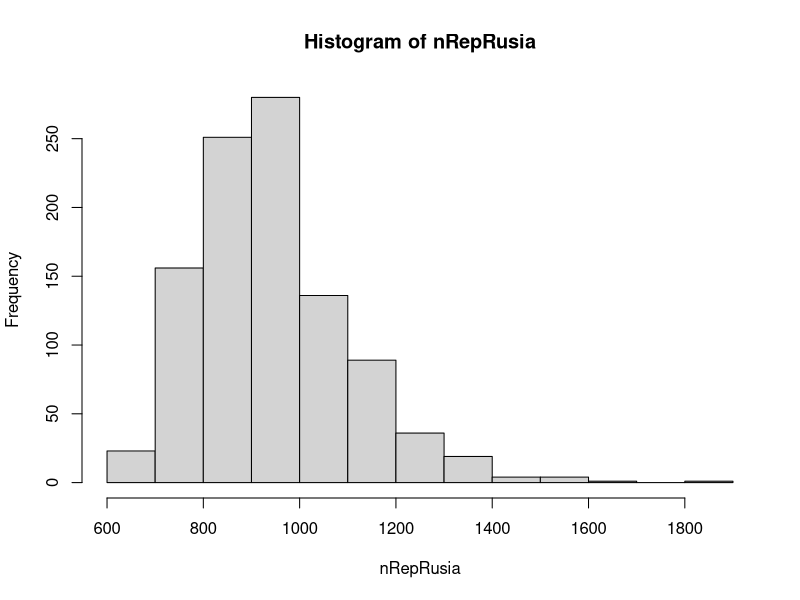
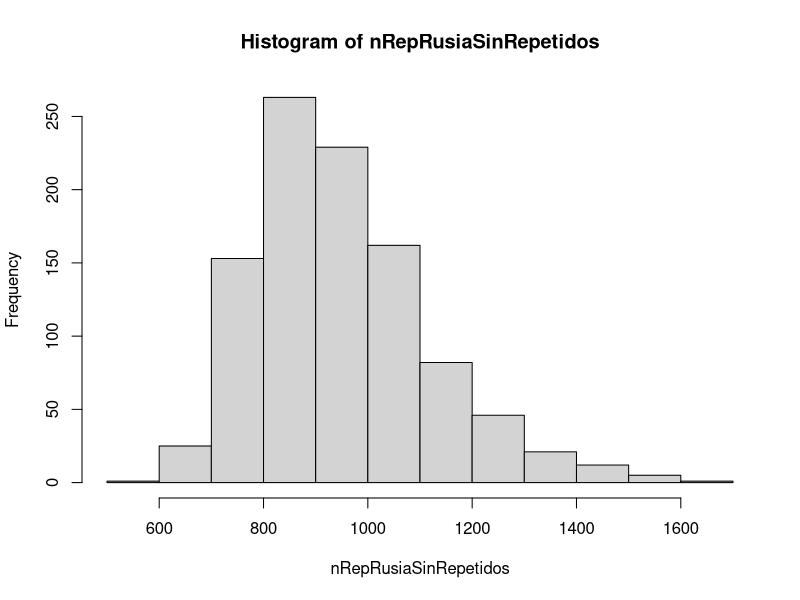

R code for these plots, in order:
### Definir las siguientes funciones


#ejercicio 1
album = c(FALSE, FALSE, FALSE, FALSE, FALSE, FALSE) # es un ejemplo de un album de tam_album = 6 que tiene pegadas las figuritas 3 y 4
x1 <- sample(6,1)
album[x1] <- TRUE 
print(album)
print(x1)

## Esta completo album?
#ejercicio2
album_lleno = function(album){
  r <- TRUE
  for (i in 1:length(album)) {
    r = r && album[i]
  }
  return(r)
}
#ejercicio 3
generar_sobre = function(tam_album, tam_sobre,repetidos=FALSE){
  sobre <- sample(tam_album,tam_sobre,replace=repetidos)
  return(sobre)
}

#ejercicio 4
pegar_sobre = function(album,  sobre){
  for (i in sobre) {
    album[i] = TRUE
  }
  return(album)
}

#ejercicio 5
cuantas_figuritas = function(tam_album, tam_sobre,repetidos=FALSE){
  estaCompleto <- FALSE
  album1 <- rep(FALSE,tam_album)
  contAlbum <- 0
  
  while(!estaCompleto){
    sobre = generar_sobre(tam_album, tam_sobre)
    album1 <- pegar_sobre(album1,sobre)
    contAlbum <-contAlbum +1
    estaCompleto <- album_lleno(album1)
  }
  return(contAlbum)
}

#ej 6
print(cuantas_figuritas(6,1))
print(cuantas_figuritas(6,1))
print(cuantas_figuritas(6,1))

#ej 7
#tam rusia 670
#genero la muestra
tam_rusia <- 670
tam_sobreRusia <- 5
tam_muestra <-1000
nRepRusia <- c(1:tam_muestra)
for (i in 1:tam_muestra) {
  nRepRusia[i] = cuantas_figuritas(tam_rusia,tam_sobreRusia)
}
#print(nRepRusia)

probSobres = function(nRepRusia,limite,tam_muestra){
  valorProb <- 0
  for (i in nRepRusia) {
    if (i <= limite){
      valorProb = valorProb + 1
    }
  }
  x <-valorProb/tam_muestra
  return(x)
}


#- La cantidad de sobres que hacen falta comprar para completar el album con probabilidad mayor o igual a 0.9.
sobres_necesarios = function(nRepRusia,tam_muestra,cantSobresInicial){
  proba<-0
  cantSobres<-cantSobresInicial
  while(proba<0.9){
    proba <- probSobres(nRepRusia,cantSobres,tam_muestra)
    cantSobres<-cantSobres+10
  }
  return(cantSobres)
}

#- El valor esperado de la cantidad de sobres necesarios para completar el ´album del mundial de Rusia.
esperanza = function(nRepRusia,tam_muestra,min,max){
  esperanza <-0
  for(i in min:max){
    probmenos1 <-probSobres(nRepRusia,i-1,tam_muestra)
    prob <-probSobres(nRepRusia,i,tam_muestra)-probmenos1
    esperanza <- esperanza + i*prob
  }
  return(esperanza)
}

#itero y obtengo la probabilidad que necesite 1 sobre por 1, mas la que necesite 2, etc.
#- El desvio estandar de la cantidad de sobres necesarios para completar el ´album.
desvio = function(nRepRusia,tam_muestra){
  minimo<-min(nRepRusia)
  maximo<-max(nRepRusia)
  esp <- esperanza(nRepRusia,tam_muestra,minimo,maximo)
  esperanza2 <-0
  for(i in minimo:maximo){
    probmenos1<-probSobres(nRepRusia,i-1,tam_muestra)
    prob <-probSobres(nRepRusia,i,tam_muestra)-probmenos1
    
    esperanza2 <- esperanza2 + i*i*prob
  }
  espAl2<-esp*esp
  varianza<- esperanza2 - espAl2
  print(paste(c('la varianza es ',varianza)))
  desvio<-sqrt(varianza)
  return(desvio)
}

#-OBJETIVO 1=- La probabilidad de completar el ´album con 800 sobres o menos.
print(paste(c("probabilidad de completar el album con 800 sobres es", probSobres(nRepRusia,800,tam_muestra)), collapse = " "))

#OBJETIVO 2= La cantidad de sobres que hacen falta comprar para completar el album con probabilidad mayor o igual a 0.9.
sobresNec <-  sobres_necesarios(nRepRusia,tam_muestra,67)
print(paste(c("para que la probabilidad de completar el albun sea mayor o igual a 0.9 se necesitan ",sobresNec), collapse = " "))

#OBJETIVO 3= El valor esperado de la cantidad de sobres necesarios para completar el ´album del mundial de Rusia.
esp<-esperanza(nRepRusia ,tam_muestra,min(nRepRusia),max(nRepRusia))
print(paste(c('La esperanza es ',esp,collapse=' ')))

#OBJETIVO 4= El desvio estandar de la cantidad de sobres necesarios para completar el ´album
print(paste(c('El desvio estandar es ',desvio(nRepRusia,tam_muestra)),collapse=' '))
#Dibujo la distribucion
hist(nRepRusia)

#ejercicio 8

nRepRusiaSinRepetidos <- c(1:tam_muestra)
for (i in 1:tam_muestra) {
  nRepRusiaSinRepetidos[i] = cuantas_figuritas(tam_rusia,tam_sobreRusia)
}


print(paste(c("probabilidad de completar el album con 800 sobres es Sin figuritas repetidas", probSobres(nRepRusiaSinRepetidos,800,tam_muestra)), collapse = " "))

sobresNec <-  sobres_necesarios(nRepRusiaSinRepetidos,tam_muestra,67)
print(paste(c("para que la probabilidad de completar el album sin figuritas repetidas sea mayor o igual a 0.9 se necesitan ",sobresNec), collapse = " "))
esp<-esperanza(nRepRusiaSinRepetidos ,tam_muestra,min(nRepRusiaSinRepetidos),max(nRepRusiaSinRepetidos))
print(paste(c('La esperanza sin figuritas repetidas es ',esp,collapse=' ')))
print(paste(c('El desvio estandar sin figuritas repetidas es ',desvio(nRepRusiaSinRepetidos,tam_muestra)),collapse=' '))
hist(nRepRusiaSinRepetidos)